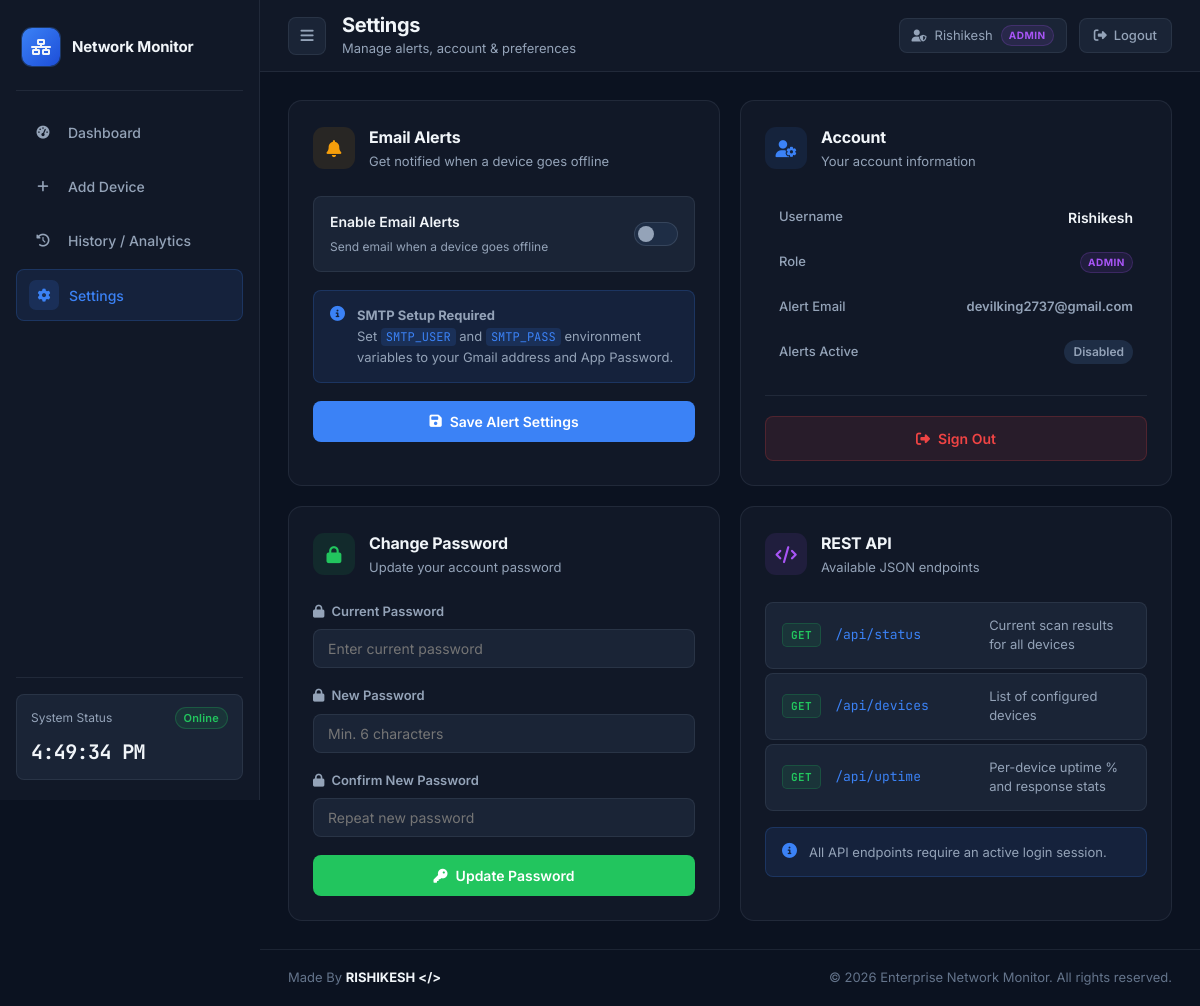
/settings (signed in), run on the app's committed database.
### auth/models.py (models this page shows)
class User(UserMixin, db.Model):
    id = db.Column(db.Integer, primary_key=True)
    username = db.Column(db.String(80), unique=True, nullable=False)
    email = db.Column(db.String(120), unique=True, nullable=False)
    password = db.Column(db.String(255), nullable=False)
    role = db.Column(db.String(20), default="viewer")

### settings/routes.py (the view, shortened to what this page needs)
@settings_bp.route("/settings", methods=["GET", "POST"])
@login_required
def settings_page():
    alert_cfg = get_alert_cfg(current_user.id)
    if not alert_cfg.get("alert_email"):
        alert_cfg["alert_email"] = current_user.email
    return render_template(
        "settings.html",
        username=current_user.username,
        user_role=current_user.role,
        alert_cfg=alert_cfg
    )

### app.py (called while the page is built)
@login_manager.user_loader
def load_user(user_id):
    return db.session.get(User, int(user_id))

### templates/settings.html (shortened to what this page needs)
{% extends "base.html" %}
{% block content %}
<div class="app-shell">
    <aside class="sidebar" id="sidebar">
        <div class="sidebar-brand">
            <div class="brand-icon"><i class="fa-solid fa-network-wired"></i></div>
            <span class="brand-name">Network Monitor</span>
        </div>
        <nav class="sidebar-nav">
            <a href="/" class="nav-item">
                <div class="nav-icon"><i class="fa-solid fa-gauge-high"></i></div>
                <span>Dashboard</span>
            </a>
            <a href="#" class="nav-item" onclick="event.preventDefault()">
                <div class="nav-icon"><i class="fa-solid fa-plus"></i></div>
                <span>Add Device</span>
            </a>
            <a href="/analytics" class="nav-item">
                <div class="nav-icon"><i class="fa-solid fa-clock-rotate-left"></i></div>
                <span>History / Analytics</span>
            </a>
            <a href="/settings" class="nav-item active">
                <div class="nav-icon"><i class="fa-solid fa-gear"></i></div>
                <span>Settings</span>
            </a>
        </nav>
        <div class="sidebar-footer">
            <div class="sys-status-card">
                <div class="sys-status-row">
                    <span class="sys-label">System Status</span>
                    <span class="sys-badge online">Online</span>
                </div>
                <div class="sys-time" id="sidebarTime"></div>
            </div>
        </div>
    </aside>
    <main class="main-area">
        <header class="topbar">
            <div class="topbar-left">
                <button class="sidebar-toggle" onclick="toggleSidebar()">
                    <i class="fa-solid fa-bars"></i>
                </button>
                <div class="topbar-title">
                    <h1>Settings</h1>
                    <p>Manage alerts, account & preferences</p>
                </div>
            </div>
            <div class="topbar-right">
                <span class="topbar-user">
                    <i class="fa-solid fa-user-shield"></i>
                    {{ username }}
                    <span class="role-badge role-{{ user_role }}">{{ user_role }}</span>
                </span>
                <a href="/logout" class="btn-logout">
                    <i class="fa-solid fa-right-from-bracket"></i>
                    Logout
                </a>
            </div>
        </header>
        <div class="page-content">
            <div class="settings-grid">
                <div class="settings-card">
                    <div class="settings-card-header">
                        <div class="settings-card-title">
                            <div class="settings-icon" style="background:var(--yellow-bg);color:var(--yellow);">
                                <i class="fa-solid fa-bell"></i>
                            </div>
                            <div>
                                <h2>Email Alerts</h2>
                                <p>Get notified when a device goes offline</p>
                            </div>
                        </div>
                    </div>
                    <form method="POST" action="/settings" class="settings-form">
                        <div class="toggle-field">
                            <div class="toggle-label">
                                <span class="toggle-title">Enable Email Alerts</span>
                                <span class="toggle-desc">Send email when a device goes offline</span>
                            </div>
                            <label class="toggle-switch">
                                <span class="toggle-slider"></span>
                            </label>
                        </div>
                        <div class="settings-info-box">
                            <i class="fa-solid fa-circle-info"></i>
                            <div>
                                <strong>SMTP Setup Required</strong><br>
                                Set <code>SMTP_USER</code> and <code>SMTP_PASS</code> environment
                                variables to your Gmail address and App Password.
                            </div>
                        </div>
                        <button type="submit" class="btn-submit">
                            <i class="fa-solid fa-floppy-disk"></i>
                            Save Alert Settings
                        </button>
                    </form>
                </div>
                <div class="settings-card">
                    <div class="settings-card-header">
                        <div class="settings-card-title">
                            <div class="settings-icon" style="background:var(--blue-bg);color:var(--blue);">
                                <i class="fa-solid fa-user-gear"></i>
                            </div>
                            <div>
                                <h2>Account</h2>
                                <p>Your account information</p>
                            </div>
                        </div>
                    </div>
                    <div class="account-info">
                        <div class="account-row">
                            <span class="account-label">Username</span>
                            <span class="account-val">{{ username }}</span>
                        </div>
                        <div class="account-row">
                            <span class="account-label">Role</span>
                            <span class="role-badge role-{{ user_role }}">{{ user_role }}</span>
                        </div>
                        <div class="account-row">
                            <span class="account-label">Alert Email</span>
                            <span class="account-val" style="font-size:13px;color:var(--muted);">
                                {{ alert_cfg.alert_email or '—' }}
                            </span>
                        </div>
                        <div class="account-row">
                            <span class="account-label">Alerts Active</span>
                            <span style="font-size:12px;font-weight:600;padding:3px 9px;border-radius:99px;
                                {% if alert_cfg.email_alerts %}background:var(--green-bg);color:var(--green);{% else %}background:var(--surface3);color:var(--muted);{% endif %}">
                                {{ 'Enabled' if alert_cfg.email_alerts else 'Disabled' }}
                            </span>
                        </div>
                    </div>
                    <div class="settings-divider"></div>
                    <a href="/logout" class="btn-logout-full">
                        <i class="fa-solid fa-right-from-bracket"></i>
                        Sign Out
                    </a>
                </div>
                <div class="settings-card">
                    <div class="settings-card-header">
                        <div class="settings-card-title">
                            <div class="settings-icon" style="background:var(--green-bg);color:var(--green);">
                                <i class="fa-solid fa-lock"></i>
                            </div>
                            <div>
                                <h2>Change Password</h2>
                                <p>Update your account password</p>
                            </div>
                        </div>
                    </div>
                    <form method="POST" action="/settings" class="settings-form">
                        <div class="settings-field">
                            <label><i class="fa-solid fa-lock"></i> Current Password</label>
                            <input type="password" name="current_password" placeholder="Enter current password">
                        </div>
                        <div class="settings-field">
                            <label><i class="fa-solid fa-lock"></i> New Password</label>
                            <input type="password" name="new_password" placeholder="Min. 6 characters">
                        </div>
                        <div class="settings-field">
                            <label><i class="fa-solid fa-lock"></i> Confirm New Password</label>
                            <input type="password" name="confirm_password" placeholder="Repeat new password">
                        </div>
                        <button type="submit" class="btn-submit" style="background:var(--green);">
                            <i class="fa-solid fa-key"></i>
                            Update Password
                        </button>
                    </form>
                </div>
                <div class="settings-card">
                    <div class="settings-card-header">
                        <div class="settings-card-title">
                            <div class="settings-icon" style="background:var(--purple-bg);color:var(--purple);">
                                <i class="fa-solid fa-code"></i>
                            </div>
                            <div>
                                <h2>REST API</h2>
                                <p>Available JSON endpoints</p>
                            </div>
                        </div>
                    </div>
                    <div class="api-endpoints">
                        <div class="api-row">
                            <span class="api-method get">GET</span>
                            <code class="api-path">/api/status</code>
                            <span class="api-desc">Current scan results for all devices</span>
                        </div>
                        <div class="api-row">
                            <span class="api-method get">GET</span>
                            <code class="api-path">/api/devices</code>
                            <span class="api-desc">List of configured devices</span>
                        </div>
                        <div class="api-row">
                            <span class="api-method get">GET</span>
                            <code class="api-path">/api/uptime</code>
                            <span class="api-desc">Per-device uptime % and response stats</span>
                        </div>
                    </div>
                    <div class="settings-info-box" style="margin-top:16px;">
                        <i class="fa-solid fa-circle-info"></i>
                        <span>All API endpoints require an active login session.</span>
                    </div>
                </div>
            </div>
        </div>
        <footer class="footer">
            <span>Made By <strong class="footer-name">RISHIKESH &lt;/&gt;</strong></span>
            <span>© 2026 Enterprise Network Monitor. All rights reserved.</span>
        </footer>
    </main>
</div>
{% endblock %}

### templates/base.html (style rules this page uses)
*, *::before, *::after { margin: 0; padding: 0; box-sizing: border-box; }
html, body { background: #0b1220; color: #f1f5f9; }

### data on the page
User: username "Rishikesh", role "ADMIN", email "devilking2737@gmail.com"

### other printed values
{{ 'Enabled' if alert_cfg.email_alerts else 'Disabled' }} "Disabled"
